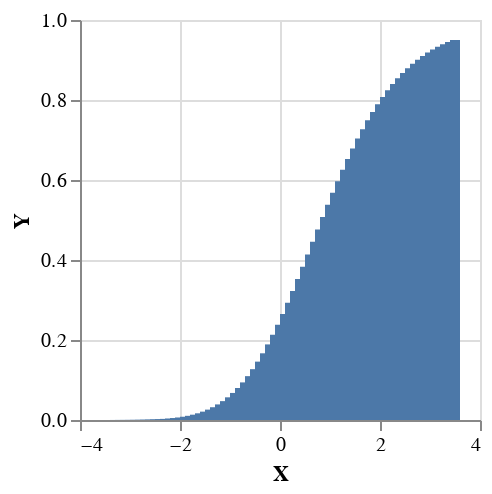

Here is the notebook cell this chart was saved with:
### Code cell
plot $ plotCdf 70 0.1 (normal 0 1 + gamma 1 1)

### Figure 1 — Vega-Lite specification as saved in the notebook (floating-point values rounded to 4 significant figures)
{"$schema": "https://vega.github.io/schema/vega-lite/v4.json", "data": {"values": [{"X": "-3.4000000000000004", "Y": 6.95e-05}, {"X": "-3.3000000000000003", "Y": 0.0001016}, {"X": "-3.2", "Y": 0.0001471}, {"X": "-3.1", "Y": 0.0002116}, {"X": "-3.0", "Y": 0.0003009}, {"X": "-2.9000000000000004", "Y": 0.0004246}, {"X": "-2.8000000000000003", "Y": 0.000593}, {"X": "-2.7", "Y": 0.0008211}, {"X": "-2.6", "Y": 0.00113}, {"X": "-2.5", "Y": 0.001537}, {"X": "-2.4000000000000004", "Y": 0.002077}, {"X": "-2.3000000000000003", "Y": 0.002775}, {"X": "-2.2", "Y": 0.003682}, {"X": "-2.1", "Y": 0.004836}, {"X": "-2.0", "Y": 0.006304}, {"X": "-1.9000000000000001", "Y": 0.008156}, {"X": "-1.8", "Y": 0.01045}, {"X": "-1.7000000000000002", "Y": 0.01329}, {"X": "-1.6", "Y": 0.01673}, {"X": "-1.5", "Y": 0.02092}, {"X": "-1.4000000000000001", "Y": 0.02595}, {"X": "-1.3", "Y": 0.03193}, {"X": "-1.2000000000000002", "Y": 0.03898}, {"X": "-1.1", "Y": 0.04717}, {"X": "-1.0", "Y": 0.0567}, {"X": "-0.9", "Y": 0.06764}, {"X": "-0.8", "Y": 0.07996}, {"X": "-0.7000000000000001", "Y": 0.094}, {"X": "-0.6000000000000001", "Y": 0.1096}, {"X": "-0.5", "Y": 0.1271}, {"X": "-0.4", "Y": 0.1459}, {"X": "-0.30000000000000004", "Y": 0.1667}, {"X": "-0.2", "Y": 0.189}, {"X": "-0.1", "Y": 0.213}, {"X": "0.0", "Y": 0.2384}, {"X": "0.1", "Y": 0.2653}, {"X": "0.2", "Y": 0.2932}, {"X": "0.30000000000000004", "Y": 0.3224}, {"X": "0.4", "Y": 0.3522}, {"X": "0.5", "Y": 0.383}, {"X": "0.6000000000000001", "Y": 0.4138}, {"X": "0.7000000000000001", "Y": 0.4453}, {"X": "0.8", "Y": 0.4763}, {"X": "0.9", "Y": 0.5076}, {"X": "1.0", "Y": 0.5379}, {"X": "1.1", "Y": 0.5681}, {"X": "1.2000000000000002", "Y": 0.5971}, {"X": "1.3", "Y": 0.6256}, {"X": "1.4000000000000001", "Y": 0.6526}, {"X": "1.5", "Y": 0.6789}, {"X": "1.6", "Y": 0.7035}, {"X": "1.7000000000000002", "Y": 0.7271}, {"X": "1.8", "Y": 0.7492}, {"X": "1.9000000000000001", "Y": 0.7701}, {"X": "2.0", "Y": 0.7896}, {"X": "2.1", "Y": 0.8077}, {"X": "2.2", "Y": 0.8245}, {"X": "2.3000000000000003", "Y": 0.84}, {"X": "2.4000000000000004", "Y": 0.8544}, {"X": "2.5", "Y": 0.8675}, {"X": "2.6", "Y": 0.8797}, {"X": "2.7", "Y": 0.8907}, {"X": "2.8000000000000003", "Y": 0.9008}, {"X": "2.9000000000000004", "Y": 0.91}, {"X": "3.0", "Y": 0.9185}, {"X": "3.1", "Y": 0.9261}, {"X": "3.2", "Y": 0.9331}, {"X": "3.3000000000000003", "Y": 0.9394}, {"X": "3.4000000000000004", "Y": 0.9451}, {"X": "3.5", "Y": 0.9503}]}, "encoding": {"x": {"field": "X", "type": "quantitative"}, "y": {"field": "Y", "type": "quantitative"}}, "height": 200, "mark": "bar", "width": 200}
